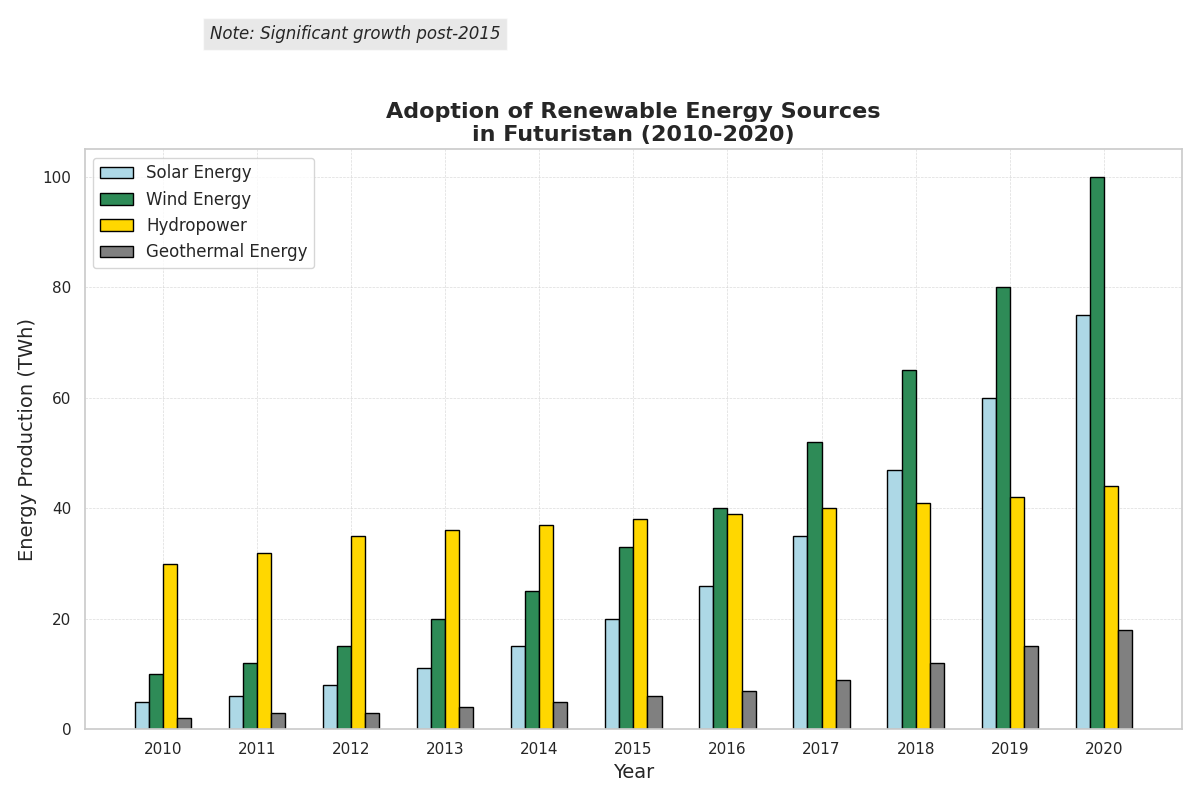

Source code (Python):
import matplotlib.pyplot as plt
import numpy as np

years = np.arange(2010, 2021)
solar_energy = np.array([5, 6, 8, 11, 15, 20, 26, 35, 47, 60, 75])
wind_energy = np.array([10, 12, 15, 20, 25, 33, 40, 52, 65, 80, 100])
hydropower_energy = np.array([30, 32, 35, 36, 37, 38, 39, 40, 41, 42, 44])
geothermal_energy = np.array([2, 3, 3, 4, 5, 6, 7, 9, 12, 15, 18])  # New data series

fig, ax = plt.subplots(figsize=(12, 8))

bar_width = 0.15
bar_offset = np.array([-1.5, -0.5, 0.5, 1.5]) * bar_width

ax.bar(years + bar_offset[0], solar_energy, width=bar_width, label='Solar Energy', color='lightblue', edgecolor='black')
ax.bar(years + bar_offset[1], wind_energy, width=bar_width, label='Wind Energy', color='seagreen', edgecolor='black')
ax.bar(years + bar_offset[2], hydropower_energy, width=bar_width, label='Hydropower', color='gold', edgecolor='black')
ax.bar(years + bar_offset[3], geothermal_energy, width=bar_width, label='Geothermal Energy', color='gray', edgecolor='black')  # New data series added

ax.set_title('Adoption of Renewable Energy Sources\nin Futuristan (2010-2020)', fontsize=16, fontweight='bold')
ax.set_xlabel('Year', fontsize=14)
ax.set_ylabel('Energy Production (TWh)', fontsize=14)
ax.set_xticks(years)
ax.set_xticklabels(years)
ax.legend(loc='upper left', fontsize=12)
ax.text(2010.5, 125, 'Note: Significant growth post-2015', fontsize=12, style='italic', 
        bbox={'facecolor': 'lightgray', 'alpha': 0.5, 'pad': 5})
ax.grid(True, which='both', linestyle='--', linewidth=0.5, alpha=0.7)

plt.tight_layout()
plt.show()
